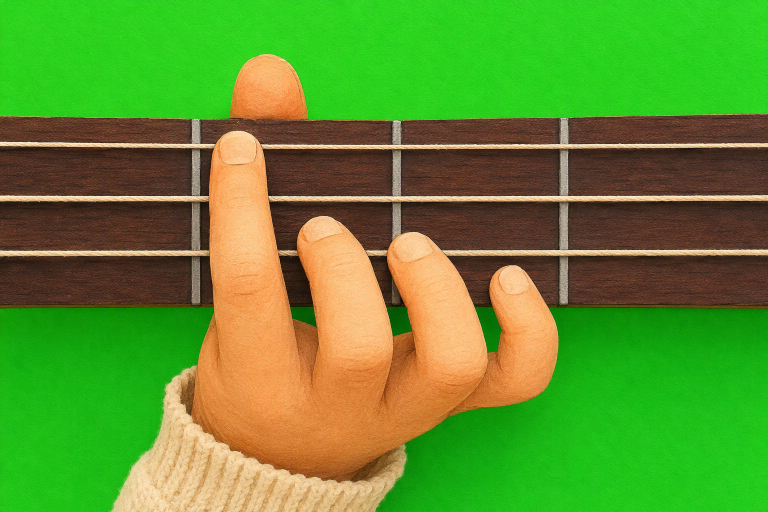
#> input picture projects/podstawy-ukulele/r1/hand-fret-tip.png, 1536 x 1024 px, given in place of hand-fret-tip.webp, which was not available (shown at 1/2 size)
$ python tip.py
#> lines starting #> are read from the running program, lines starting #| are printed output that depends on the picture; after the words box and inside, x2 and y2 are one past the last pixel; in counts of white or black regions, pixels touching at a corner belong together
from PIL import Image
import numpy as np
from scipy import ndimage as ndi
src=np.array(Image.open('/home/user/MusicGames/ukulele-warmup/art/podstawy/hand-fret-tip.webp').convert('RGBA')).astype(float)
H,W=src.shape[:2]; P=lambda p,n: int(round(p/100*n))
#> after `H, W = src.shape[:2]`: H = 1024; W = 1536
D=P(4.0,W); NT,NB=P(21.6,H),P(53.0,H); FADE=P(9,H)
#> after `D = P(4.0, W)`: D = 61
#> after `NT, NB = (P(21.6, H), P(53.0, H))`: NT = 221; NB = 543
#> after `FADE = P(9, H)`: FADE = 92
r,g,b,al=[src[...,i] for i in range(4)]
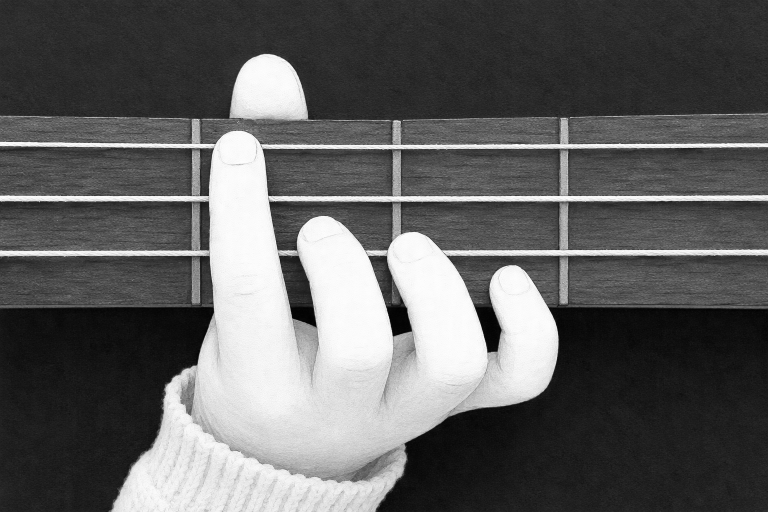
#> r: shape (1024, 1536) float64 (shown at 1/2 size); min 0, max 254, mean 96.2
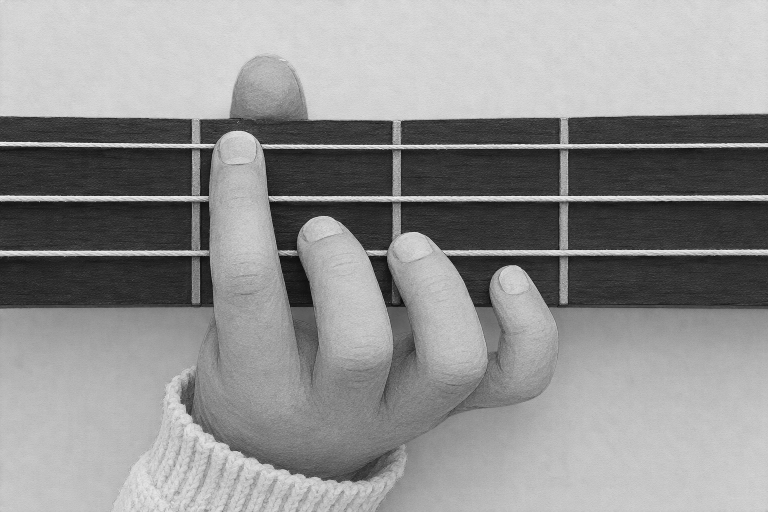
#> g: shape (1024, 1536) float64 (shown at 1/2 size); min 3, max 253, mean 144.7
#> al: shape (1024, 1536) float64; every value is 255
skin=(al>40)&(r>170)&(r-b>55)&(g<215)
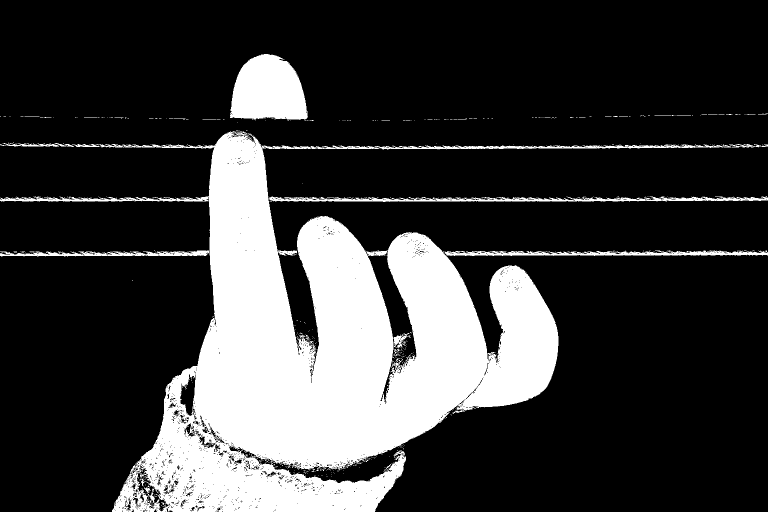
#> skin: shape (1024, 1536) bool (shown at 1/2 size); 22.7% white; 575 white regions (552 under 20 px), largest, box (x1, y1, x2, y2) and area: (0, 262, 1536, 1024) 330217, (460, 108, 616, 240) 15865, (537, 393, 1536, 404) 5760
box=np.zeros((H,W),bool); box[P(17,H):P(66,H), P(63.5,W):P(80,W)]=True
m=skin&box
#> m: shape (1024, 1536) bool; 1.2% white; 52 white regions (48 under 20 px), largest, box (x1, y1, x2, y2) and area: (979, 530, 1117, 676) 13844, (975, 501, 1229, 512) 1662, (975, 393, 1229, 403) 1440, (975, 290, 1229, 298) 1161
lab,n=ndi.label(m); sz=ndi.sum(m,lab,range(1,n+1)); m=lab==(np.argmax(sz)+1)
#> after `lab, n = ndi.label(m)`: lab: shape (1024, 1536) int32; 87 distinct labels, from 0 to 86
#> after `lab, n = ndi.label(m)`: n = 86
#> after `sz = ndi.sum(m, lab, range(1, n + 1))`: sz = 86 values, max 13840 at index 81, min 1 at index 14, mean 212.2
#> after `m = lab == np.argmax(sz) + 1`: m: shape (1024, 1536) bool; 0.88% white; 1 white region, box (x1, y1, x2, y2) and area: (979, 530, 1117, 676) 13840
m=ndi.binary_fill_holes(ndi.binary_closing(m,iterations=2))
#> m: shape (1024, 1536) bool; 0.89% white; 1 white region, box (x1, y1, x2, y2) and area: (979, 530, 1117, 676) 13926
m_move=ndi.binary_dilation(m,iterations=1)&box&(al>0)
#> m_move: shape (1024, 1536) bool; 0.91% white; 1 white region, box (x1, y1, x2, y2) and area: (978, 529, 1118, 676) 14253
m_old=ndi.binary_dilation(m,iterations=4)&box
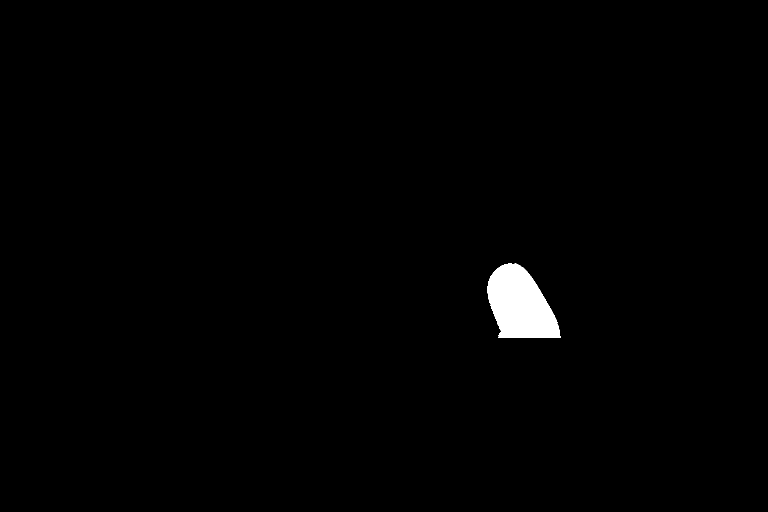
#> m_old: shape (1024, 1536) bool (shown at 1/2 size); 0.97% white; 1 white region, box (x1, y1, x2, y2) and area: (975, 526, 1121, 676) 15245
out=src.copy()
# background for the neck band: board texture from the clean strip 77.4-80.8 % (between finger and nut), tiled
s0,s1=P(77.6,W),P(80.8,W); sw=s1-s0
#> after `s0, s1 = (P(77.6, W), P(80.8, W))`: s0 = 1192; s1 = 1241
#> after `sw = s1 - s0`: sw = 49
band=np.zeros((H,W),bool); band[NT:NB]=True
ys,xs=np.nonzero(m_old&band)
#> ys = 730 values from 526 to 542; xs = 730 values, max 1053 at index 729, min 989 at index 665, mean 1021.2
out[ys,xs]=src[ys, s0+((xs-xs.min())%sw)]
# fret-1 wire: copy the fret-2 wire columns shifted by the fret spacing
fo=P(18.2,W); x2a,x2b=P(47.15,W),P(48.65,W)
#> after `fo = P(18.2, W)`: fo = 280
#> after `x2a, x2b = (P(47.15, W), P(48.65, W))`: x2a = 724; x2b = 747
for y in range(NT,NB):
    for x in range(x2a,x2b):
        if m_old[y,x+fo]: out[y,x+fo]=src[y,x]
# below the neck: old finger area -> transparent (it is redrawn shifted)
below=m_old&~band
#> below: shape (1024, 1536) bool; 0.92% white; 1 white region, box (x1, y1, x2, y2) and area: (975, 543, 1121, 676) 14515
out[below,3]=0
# shifted finger
fin=np.zeros_like(src)
for y in range(P(17,H),P(66,H)):
    d=D if y<NB else int(round(D*max(0,1-(y-NB)/FADE)))
    xs=np.nonzero(m_move[y])[0]
    if len(xs): fin[y,xs+d]=src[y,xs]
A=fin[...,3:4]/255
#> A: shape (1024, 1536, 1) float64; values 0 (black) and 1 (white), 0.91% white; 1 white region, box (x1, y1, x2, y2) and area: (994, 529, 1118, 676) 14253
out[...,:3]=fin[...,:3]*A+out[...,:3]*(1-A)
out[...,3]=np.maximum(out[...,3]*(1-A[...,0])+fin[...,3]*A[...,0], fin[...,3])
# below the neck: where the old finger was and nothing new lands, but the ORIGINAL had other content (palm/middle finger) -> keep original
keep=below&(fin[...,3]<10)&~m_old  # (empty by construction)
#> keep: shape (1024, 1536) bool; every value is 0
# fill tiny enclosed holes
op=out[...,3]>128; holes=ndi.binary_fill_holes(op)&~op
#> after `op = out[..., 3] > 128`:
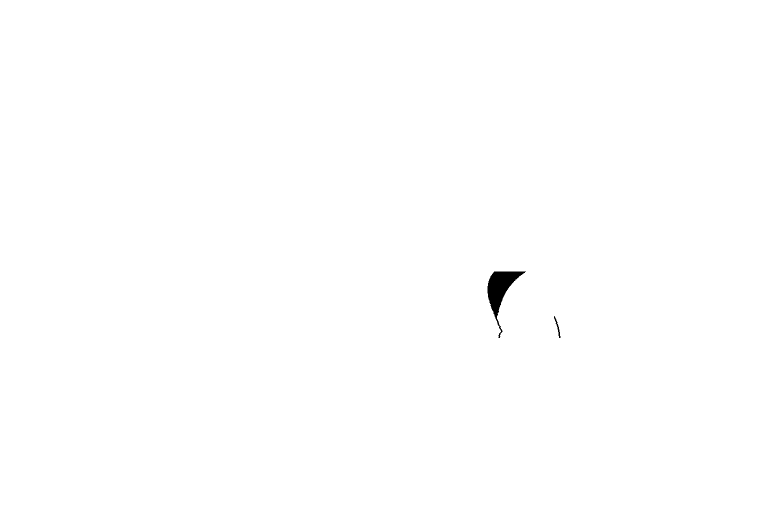
#> op: shape (1024, 1536) bool (shown at 1/2 size); 99.8% white; 2 black regions, box (x1, y1, x2, y2) and area: (975, 543, 1052, 676) 3235, (1108, 632, 1121, 676) 128
lab,n=ndi.label(holes); sz=ndi.sum(holes,lab,range(1,n+1)); holes=np.isin(lab,[i+1 for i,v in enumerate(sz) if v<3000])
#> after `lab, n = ndi.label(holes)`: lab: shape (1024, 1536) int32; 3 distinct labels, from 0 to 2
#> after `lab, n = ndi.label(holes)`: n = 2
#> after `sz = ndi.sum(holes, lab, range(1, n + 1))`: sz = [3235, 128]
#> after `holes = np.isin(lab, [i + 1 for i, v in enumerate(sz) if v < 3000])`: holes: shape (1024, 1536) bool; 0.01% white in thin lines or dots, all inside (x1, y1, x2, y2) = (1108, 632, 1121, 676)
idx=ndi.distance_transform_edt(~(op&~holes),return_distances=False,return_indices=True)
for c in range(4): out[...,c]=np.where(holes,out[...,c][idx[0],idx[1]],out[...,c])
# drop faint specks below the neck, despill edges
lowa=(out[...,3]<90)&(np.arange(H)[:,None]>=NB); out[lowa,3]=0
#> after `lowa = (out[..., 3] < 90) & (np.arange(H)[:, None] >= NB)`: lowa: shape (1024, 1536) bool; 0.21% white; 1 white region, box (x1, y1, x2, y2) and area: (975, 543, 1052, 676) 3235
near=ndi.distance_transform_edt(out[...,3]>250)<=3
#> near: shape (1024, 1536) bool; 0.27% white; 1 white region, box (x1, y1, x2, y2) and area: (972, 540, 1055, 679) 4316
r,g,b=out[...,0],out[...,1],out[...,2]; lim=np.maximum((r+b)/2,np.minimum(r,b))
#> after `lim = np.maximum((r + b) / 2, np.minimum(r, b))`:
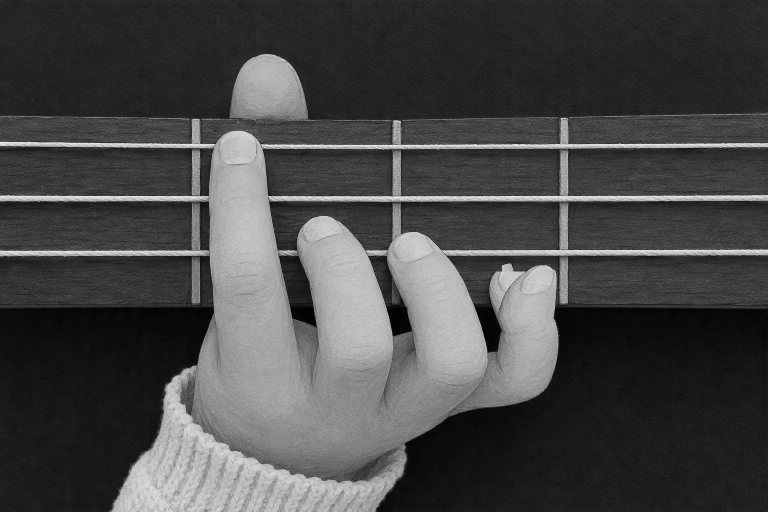
#> lim: shape (1024, 1536) float64 (shown at 1/2 size); min 0, max 250, mean 71.8
out[...,1]=np.where(near&(g>lim),lim,g)
out[...,:3][out[...,3]==0]=0
Image.fromarray(out.clip(0,255).astype('uint8'),'RGBA').save('r3fix/tip-new.png')
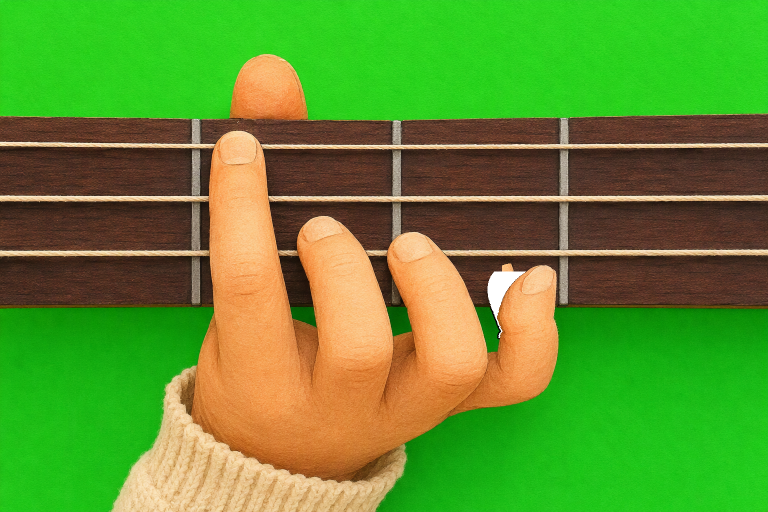
#> saved as tip-new.png: PIL image 1536x1024 RGBA (shown at 1/2 size); mean R, G, B, A 96.1, 144.6, 46.9, 254.5; transparent parts drawn white
